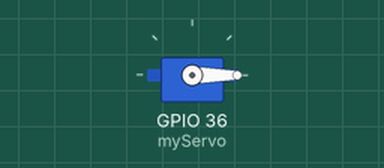
This sketch was run on a simulated ESP32. Parts: servo.

Above: at 0.05 s.
At 1.5 s:
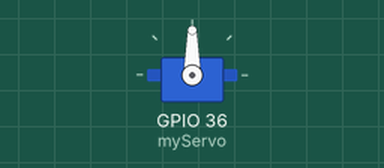
At 3.0 s:
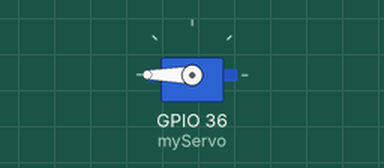
Timing chart, 0 to 6.9 s (numbered marks = the images above):
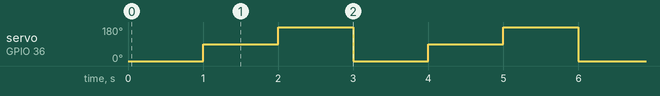

The sketch:

Lab_10_record_TEST_10.3.1.ino
```cpp
#include <ESP32Servo.h>
#include <ESP32_Servo.h>
Servo myServo;

void setup () {
  myServo.attach(36);
}
void loop () {
  myServo.write(0); //ระบุตำแหน่งองศาที่ต้องการ
  delay(1000);  //ประวิงเวลาประมาณ 1 วินาที
  myServo.write(90);
  delay(1000);
  myServo.write(180);
  delay(1000);
}
```

Measured:
- by itself, servo on GPIO 36 (myServo): repeats every 3.0 s: 180° 1.0 s, 0° 1.0 s, 90° 1.0 s
